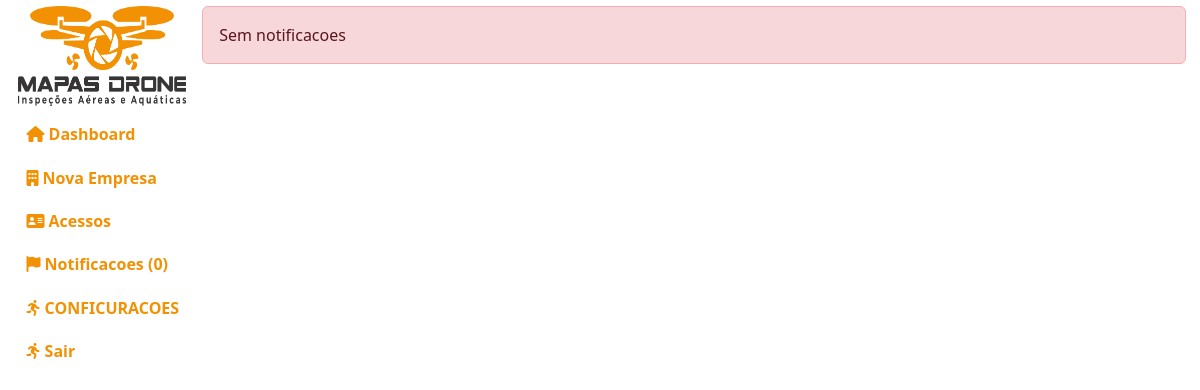
Page /administracao/notificacoes/ (signed in) on the earlier database version.
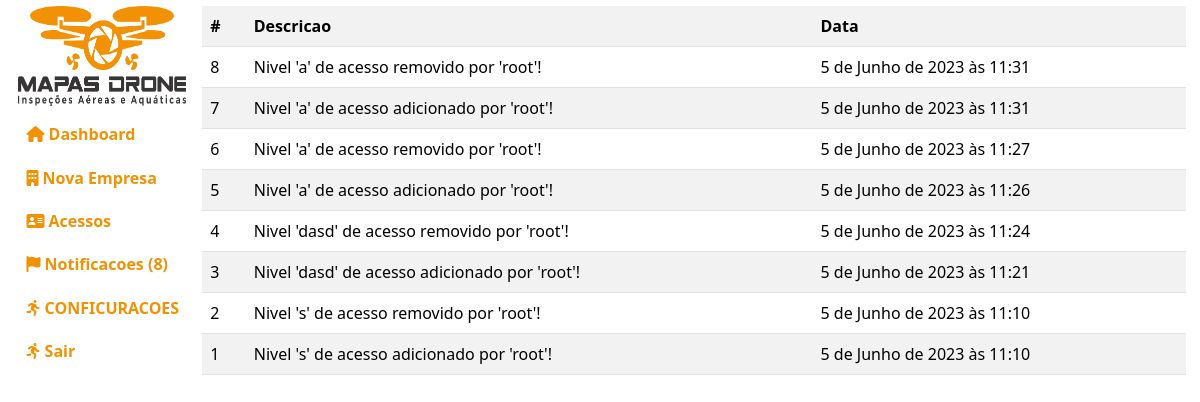
Same page on the later database version.
### empresa/models.py (models this page shows, shortened)
class Notificacoes(models.Model):
    descricao = models.TextField(default="")
    visto = models.BooleanField(default=0)
    data = models.DateTimeField(default=timezone.now)
    class Meta:
        db_table = "notificacoes"
        verbose_name = "Notificacao"
        verbose_name_plural = "Notificacoes"
        ordering = ["-id"]

### administracao/views.py (the view)
# urls.py: path("notificacoes/", views.notificacoes),
def notificacoes(request):
    if request.user.is_authenticated and request.user.is_superuser:
        notificacoes = pega_notificacoes()
        update_notificacoes(notificacoes)
        context = {"notificacoes": notificacoes}
        return render(request, "administracao/public/notificacoes.html", context)
    return redirect("/")

### administracao/views.py (called while the page is built)
def pega_notificacoes():
    notificacoes = Notificacoes.objects.all()
    return notificacoes

def update_notificacoes(notificacoes):
    for n in notificacoes:
        up = Notificacoes.objects.filter(id=n.id)
        up.update(visto=1)

### templates/administracao/public/notificacoes.html (shortened to what this page needs)
{% extends 'base.html' %}
{% load static %}
{% load django_bootstrap5 %}
{% block css %}
<link rel="stylesheet" href="{% static 'index/css/administracao.css' %}">
{% endblock %}
{% block ld %}
{% if notificacoes %}
<table class="table table-striped">
    <tr>
        <th>#</th>
        <th>Descricao</th>
        <th>Data</th>
    </tr>
    {% for notificacao in notificacoes %}
        <tr>
            <td>{{notificacao.id}}</td>
            <td>{{notificacao.descricao}}</td>
            <td>{{notificacao.data}}</td>
        </tr>
    {% endfor %}
</table>
{% else %}
<div class="alert alert-danger">Sem notificacoes</div>
{% endif %}
{% endblock %}

Differences in the rows shown:
added Notificacoes: id "8", descricao "Nivel 'a' de acesso removido por 'root'!", data "5 de Junho de 2023 às 11:31"
added Notificacoes: id "7", descricao "Nivel 'a' de acesso adicionado por 'root'!", data "5 de Junho de 2023 às 11:31"
added Notificacoes: id "6", descricao "Nivel 'a' de acesso removido por 'root'!", data "5 de Junho de 2023 às 11:27"
added Notificacoes: id "5", descricao "Nivel 'a' de acesso adicionado por 'root'!", data "5 de Junho de 2023 às 11:26"
added Notificacoes: id "4", descricao "Nivel 'dasd' de acesso removido por 'root'!", data "5 de Junho de 2023 às 11:24"
added Notificacoes: id "3", descricao "Nivel 'dasd' de acesso adicionado por 'root'!", data "5 de Junho de 2023 às 11:21"
added Notificacoes: id "2", descricao "Nivel 's' de acesso removido por 'root'!", data "5 de Junho de 2023 às 11:10"
added Notificacoes: id "1", descricao "Nivel 's' de acesso adicionado por 'root'!", data "5 de Junho de 2023 às 11:10"
Other differences:
{{ notificacoes|length }}: "0" → "8"
text no longer shown: "Sem notificacoes"
text now shown: "# Descricao Data"
